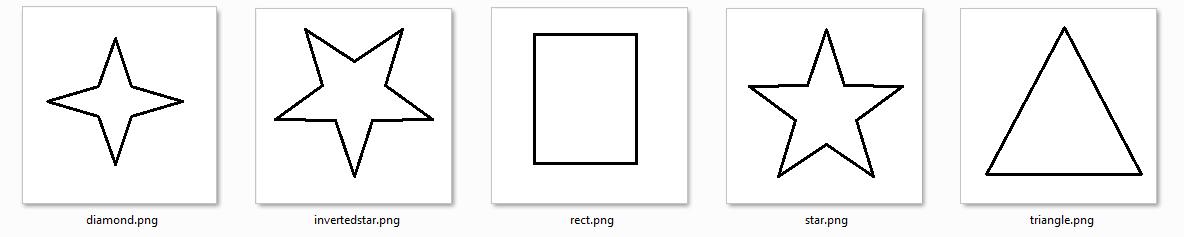
#> input picture images/floodfillshapes.png, 1184 x 237 px, given in place of the camera
$ jupyter execute --allow-errors '4. Image Processing.ipynb'   (Python 2 division)   (older library calls are emulated)   (text cells are left out)
#> lines starting #> are read from the running program, lines starting #| are printed output that depends on the picture; after the words box and inside, x2 and y2 are one past the last pixel; in counts of white or black regions, pixels touching at a corner belong together
[cell 1]
import cv2
flags = [i for i in dir(cv2) if i.startswith('COLOR_')]
print flags[:5]
# I printed only the first 5 flags just for example purposes
# If you want to check all of them just use:
# print flags

[cell 2]
import cv2
import numpy as np
cap = cv2.VideoCapture(0)
while(1):
    # 1. Take each frame
    ret, frame = cap.read()
#> frame is the input picture: shape (237, 1184, 3); mean B, G, R 244.2, 244.2, 244.2

    # 2. Convert BGR to HSV
    hsv = cv2.cvtColor(frame, cv2.COLOR_BGR2HSV)
#> hsv: shape (237, 1184, 3); mean H, S, V 0.4, 0.9, 244.5

    # define range of blue color in HSV
    lower_blue = np.array([110,50,50])
    upper_blue = np.array([130,255,255])

    # Threshold the HSV image to get only blue colors
    mask = cv2.inRange(hsv, lower_blue, upper_blue)
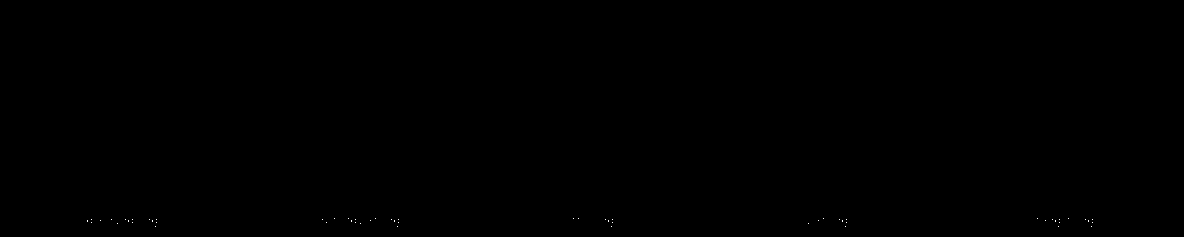
#> mask: shape (237, 1184); 0.02% white in thin lines or dots, all inside (x1, y1, x2, y2) = (87, 218, 1093, 227)

    # Bitwise-AND mask and original image
    res = cv2.bitwise_and(frame,frame, mask= mask)
    cv2.imshow('frame',frame)
    cv2.imshow('mask',mask)
    cv2.imshow('res',res)
    k = cv2.waitKey(5) & 0xFF
#> (key Esc is pressed here)
    if k == 27:
        break
cv2.destroyAllWindows()

[cell 3]
import cv2
import numpy as np
blue = np.uint8([[[255,0,0 ]]])
hsv_blue = cv2.cvtColor(blue,cv2.COLOR_BGR2HSV)
print hsv_blue

[cell 4]
import cv2
import numpy as np

#img = cv2.imread('images/th.png')
img = cv2.imread('images/th4.png')
# grayscale
#> (the rest of this cell did not finish here and is left out)

[cell 5]
import cv2
import numpy as np
from matplotlib import pyplot as plt
img = cv2.imread('images/opencv_logo.png')
kernel = np.ones((5,5),np.float32)/25
#> (the rest of this cell did not finish here and is left out)

[cell 6]
import cv2
import numpy as np

cap = cv2.VideoCapture(0)

while(1):
    _, frame = cap.read()
    hsv = cv2.cvtColor(frame, cv2.COLOR_BGR2HSV)

    lower_red = np.array([30,150,50])
    upper_red = np.array([255,255,180])

    mask = cv2.inRange(hsv, lower_red, upper_red)
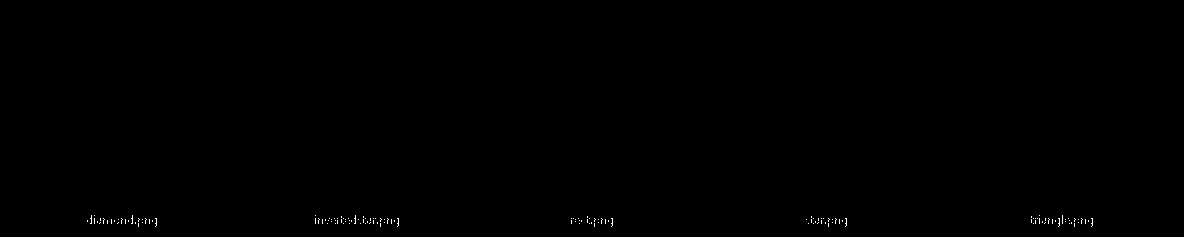
#> mask: shape (237, 1184); 0.16% white in thin lines or dots, all inside (x1, y1, x2, y2) = (87, 215, 1093, 227)
    res = cv2.bitwise_and(frame,frame, mask= mask)

    # Blurring

    # Gaussian Blurring
    blur = cv2.GaussianBlur(res,(15,15),0)
    cv2.imshow('Gaussian Blurring',blur)

    # Median Blurring
    median = cv2.medianBlur(res,15)
#> median: shape (237, 1184, 3); every value is 0
    cv2.imshow('Median Blur',median)

    # Bilateral Blurring
    bilateral = cv2.bilateralFilter(res,15,75,75)
    cv2.imshow('bilateral Blur',bilateral)

    #cv2.imshow('frame',frame)
    #cv2.imshow('mask',mask)
    #cv2.imshow('res',res)

    k = cv2.waitKey(5) & 0xFF
#> (key Esc is pressed here)
    if k == 27:
        break

cv2.destroyAllWindows()
cap.release()

[cell 7]
import cv2
import numpy as np

cap = cv2.VideoCapture(0)

while(1):

    _, frame = cap.read()
    hsv = cv2.cvtColor(frame, cv2.COLOR_BGR2HSV)

    lower_red = np.array([30,150,50])
    upper_red = np.array([255,255,180])

    mask = cv2.inRange(hsv, lower_red, upper_red)
    res = cv2.bitwise_and(frame,frame, mask= mask)

    # Morphological Traansformation
    kernel = np.ones((5,5),np.uint8)
    erosion = cv2.erode(mask,kernel,iterations = 1)
#> erosion: shape (237, 1184); every value is 0
    dilation = cv2.dilate(mask,kernel,iterations = 1)
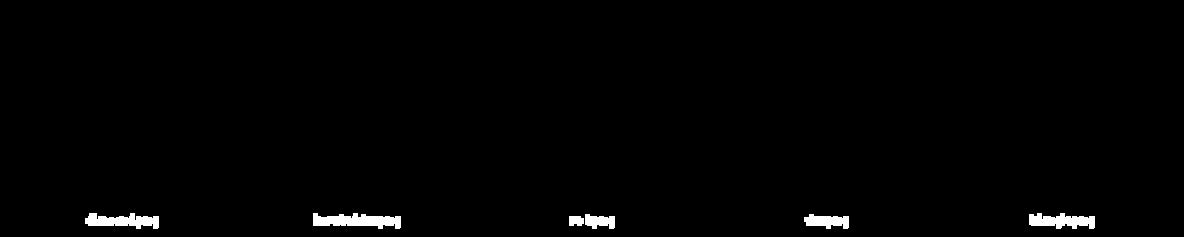
#> dilation: shape (237, 1184); 1.2% white; 6 white regions, box (x1, y1, x2, y2) and area: (313, 213, 401, 229) 930, (85, 213, 159, 229) 753, (1029, 213, 1095, 229) 717, (804, 214, 849, 229) 467, (585, 214, 615, 229) 328, (569, 216, 584, 226) 134
    opening = cv2.morphologyEx(mask, cv2.MORPH_OPEN, kernel)  # remove background noise
    closing = cv2.morphologyEx(mask, cv2.MORPH_CLOSE, kernel)  # remove black pixels within the object
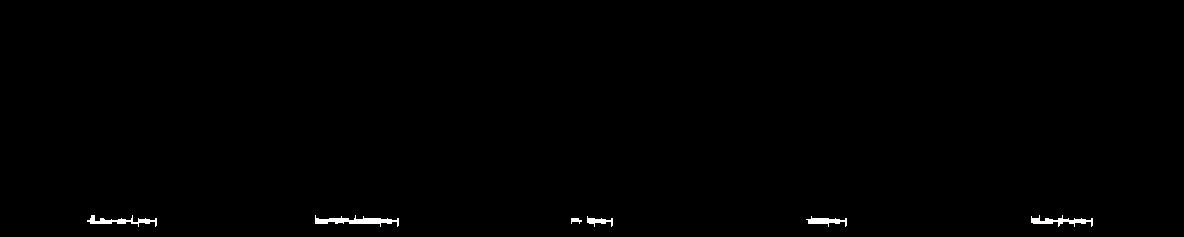
#> closing: shape (237, 1184); 0.5% white; 6 white regions, box (x1, y1, x2, y2) and area: (315, 215, 399, 227) 430, (87, 215, 157, 227) 297, (1031, 215, 1093, 227) 289, (806, 216, 847, 227) 207, (587, 216, 613, 227) 128, (571, 218, 582, 224) 42

    cv2.imshow('Original',frame)
    cv2.imshow('Mask',mask)

    cv2.imshow('Erosion',erosion)
    cv2.imshow('Dilation',dilation)

    cv2.imshow('Opening',opening)
    cv2.imshow('Closing',closing)


    k = cv2.waitKey(5) & 0xFF
#> (key Esc is pressed here)
    if k == 27:
        break

cv2.destroyAllWindows()
cap.release()
